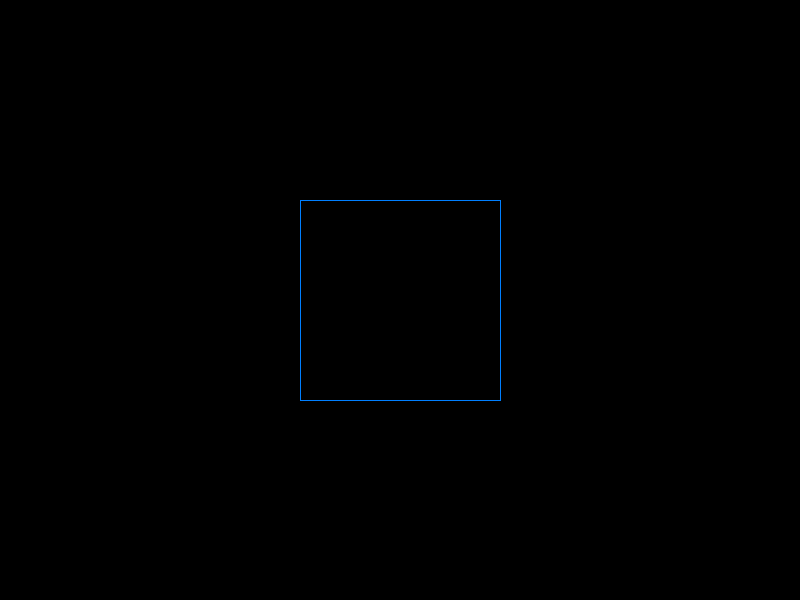
Frame 1 (no input)
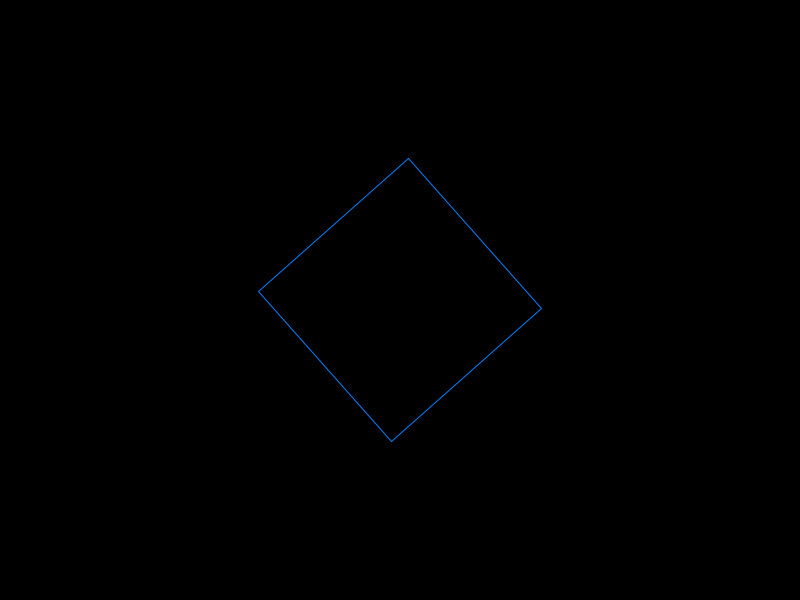
Frame 60 (the mouse pressed at the canvas centre just before this capture)
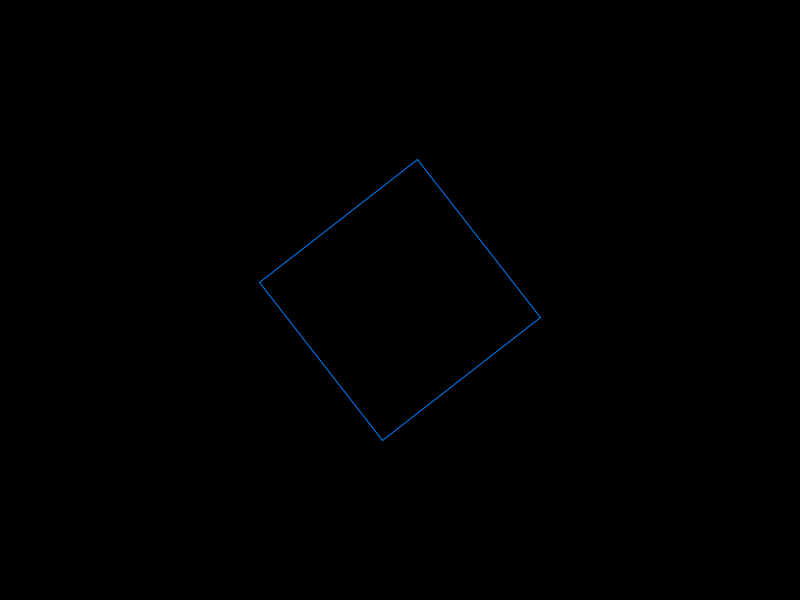
Frame 120 (the mouse held since frame 60 and released just before this capture)

The Processing sketch that drew these frames (run headless with seeded random() and noise(); from frame 60 on, the mouse is pressed at the canvas centre):

// Processing sketch: animation_4
// ── animation_4.pde
float angle = 0.0; // rotate radian

void setup() {
    size(800, 600);
    frameRate(60);
    noFill();
    stroke(0, 127, 255);
}

void draw() {
    background(0);
    rectMode(CENTER);

    // change origin of canvas
    translate(width / 2, height / 2);
    rotate(angle);
    rect(0, 0, 200, 200);

    angle += cos(frameCount * 0.001);
}
